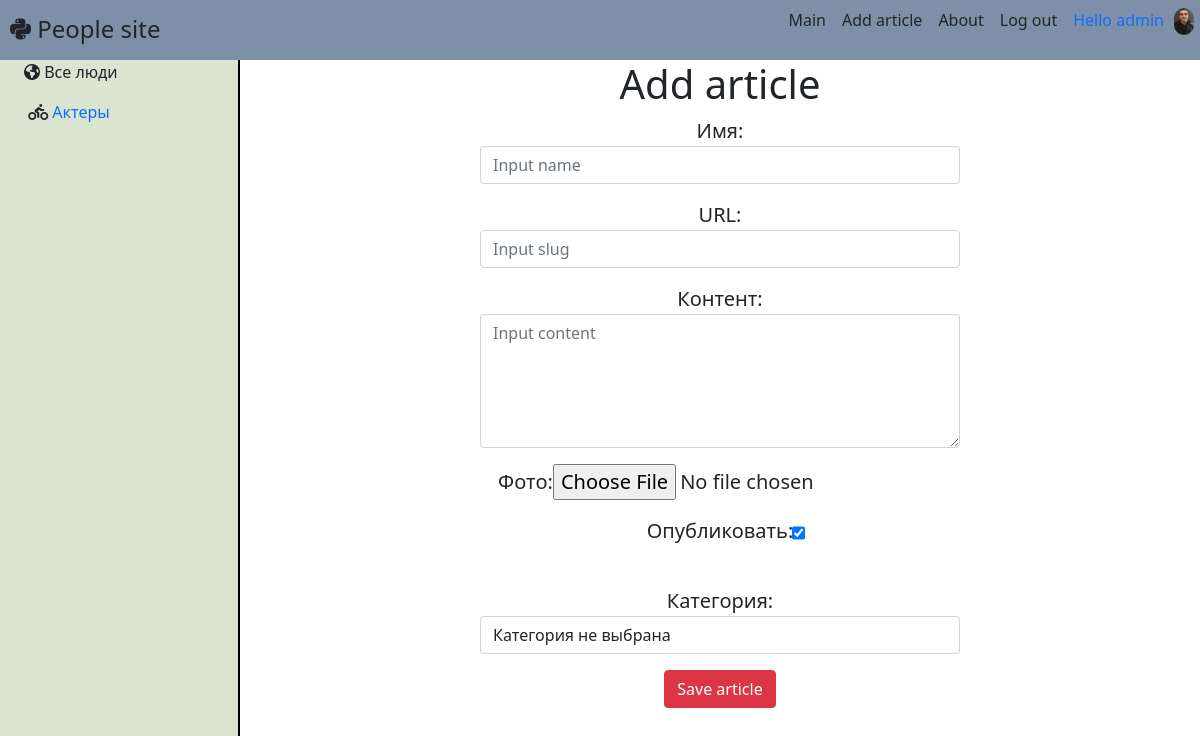
/add_article/ (signed in), run on the app's committed database.
### people/models.py (models this page shows, shortened)
class Category(models.Model):
    name = models.CharField(max_length=50, db_index=True, verbose_name='Название')
    slug = models.SlugField(max_length=50, unique=True, db_index=True, verbose_name='URL')
    logo = models.CharField(max_length=255, verbose_name='logo', null=True)
    def get_absolute_url(self):
        return reverse('category', kwargs={'cat_slug': self.slug})
    def get_html_logo(self):
        return mark_safe(f'{self.logo}')
    def __str__(self):
        return self.name
    class Meta:
        verbose_name = 'category'
        verbose_name_plural = 'categories'
        ordering = ['name']

class CustomUser(AbstractUser):
    photo = models.ImageField(upload_to='photos/%Y/%m/%d/', verbose_name='Фото', null=True)
    slug = models.SlugField(max_length=50, unique=True, db_index=True, verbose_name='URL', null=True)
    context = models.TextField(verbose_name='Краткая информация', null=True)
    birthday = models.DateTimeField(verbose_name='Время создания', null=True)
    class Meta:
        verbose_name = 'User'
        verbose_name_plural = 'Users'
    def get_absolute_url(self):
        return reverse('user_detail', kwargs={'user_slug': self.slug})

### people/views.py (the view)
# urls.py: path('add_article/', PeopleCreateView.as_view(), name='add_article'),
class PeopleCreateView(LoginRequiredMixin, DataMixin, CreateView):
    form_class = PeopleForm
    template_name = 'people/add_article.html'
    success_url = reverse_lazy('main')
    login_url = '/admin/'   # это относится к LoginRequiredMixin, если нет авторизании то идет перенаправление
    def get_context_data(self, **kwargs):
        context = super().get_context_data(**kwargs)
        c_def = self.get_user_context(title='Add article')
        return dict(list(context.items()) + list(c_def.items()))

### people/forms.py (shortened to what this page needs)
class PeopleForm(ModelForm):
    def __init__(self, *args, **kwargs):
        super().__init__(*args, **kwargs)
        self.fields['cat'].empty_label = 'Категория не выбрана'
    class Meta:
        model = People
        fields = '__all__'
        widgets = {
            'title': TextInput(attrs={
                'class': 'form-control',
                'placeholder': 'Input name'
            }),
            'slug': TextInput(attrs={
                'class': 'form-control',
                'placeholder': 'Input slug'
            }),
            'content': Textarea(attrs={
                'class': 'form-control',
                'placeholder': 'Input content',
                'rows': '5',
                'cols': '45'
            }),
            'photo': FileInput(attrs={
                'type': 'file',
                'accept': 'image/*'
            }),
            'cat': Select(attrs={
                'class': 'form-control',
            }),
            'is_published': CheckboxInput(attrs={
                'class': 'form-check'
            })
        }

### people/templatetags/people_tags.py (called while the page is built)
@register.inclusion_tag('people/list_categories.html')
def show_categories(sort=None, is_selected=0):
    if not sort:
        cats = Category.objects.all()
        cats = cats.annotate(Count('people'))
    else:
        cats = Category.objects.order_by(sort)
        cats = cats.annotate(Count('people'))
    return {'cats': cats, 'is_selected': is_selected}

### people/utils.py (called while the page is built)
    def get_user_context(self, **kwargs):
        context = kwargs
        user_menu = menu.copy()
        if not self.request.user.is_authenticated:
            user_menu.pop(1)
        context['menu'] = user_menu
        if 'is_selected' not in context:
            context['is_selected'] = 0
        return context

### people/templates/people/add_article.html (shortened to what this page needs)
{% extends 'people/base.html' %}
{% block main %}
<h1>Add article</h1>
<form method="post" enctype="multipart/form-data">
    <div class="add-post">
        {% for el in form %}
        <p><label for="{{el.id_for_label}}">{{ el.label }}:</label>{{ el }}</p>
        {% endfor %}
    </div>
        <button class="btn btn-danger" type="submit">Save article</button>
</form>
{% endblock %}

### people/templates/people/base.html (shortened to what this page needs)
{% load static %}
{% load people_tags %}
<!DOCTYPE html>
<html lang="en">
<head>
    <link rel="stylesheet" href="{% static 'people/css/style.css' %}">
    <link rel="stylesheet" href="https://cdn.jsdelivr.net/npm/bootstrap@5.1.3/dist/css/bootstrap.min.css">
    </head>
<body>
<aside>
    {% show_categories 'name' is_selected %}
</aside>
<header>
    <div class="d-flex flex-column flex-md-row align-items-center mb-4">
      <a href="{% url 'main' %}" class="d-flex align-items-center text-dark text-decoration-none">
        <span class="fs-4"><i class="fa-brands fa-python"></i>  People site</span>
      </a>
      <nav class="d-inline-flex mt-2 mt-md-0 ms-md-auto">
          {% for el in menu %}
                <a class="me-3 py-2 text-dark text-decoration-none" href="{% url el.url_name %}">{{ el.title }}</a>
          {% endfor %}
          {% if not request.user.is_authenticated %}
                <a class="me-3 py-2 text-dark text-decoration-none" href="{% url 'sign_in' %}">Sign in</a>
                <a class="me-3 py-2 text-dark text-decoration-none" href="{% url 'register' %}">Register</a>
          {% else %}
                <a class="me-3 py-2 text-dark text-decoration-none" href="{% url 'logout' %}">Log out</a>
                <p class="me-3 py-2 text-dark text-decoration-none"><span class="color-username">
                    {% if user.photo %}<img id="user_photo" src="{{ user.photo.url }}" align="right">{% endif %}
                    <a href="{{ user.get_absolute_url }}">Hello {{ user.username }}</a></span>
                </p>
          {% endif %}
      </nav>
    </div>
</header>
<div class="home">
    <main>
        {% block main %}
        {% endblock %}
    </main>
</div>
</body>
</html>

### people/templates/people/list_categories.html
{% if is_selected == 0 %}
    <p><i class="fas fa-globe-americas"></i> Все люди</p>
{% else %}
    <p><i class="fas fa-globe-americas"></i><a href="{% url 'main' %}"> Все люди</a></p>
{% endif %}
<ul>
{% for el in cats %}
    {% if el.people__count > 0 %}
        {% if el.pk == is_selected %}
            <li>{{ el.get_html_logo }} {{ el.name }}</li>
        {% else %}
            <li>{{ el.get_html_logo }}<a href="{{ el.get_absolute_url }}"> {{ el.name }}</a></li>
        {% endif %}
    {% endif %}
{% endfor %}
</ul>

### people/static/people/css/style.css (style rules this page uses)
.home { height: 100%; background-color: white; }
aside { background-color: #DBE4D1; padding-top: 5%; padding-left: 2%; height: 100%; position: fixed; width: 20%; border-right: 2px solid black; }
.add-post { width: 50%; margin-left: 25%; }
.form-check { position: relative; left: 65%; top: -25px; }
body aside ul { list-style: none; position: relative; right: 13%; }
ul { list-style: none; }
body a { text-decoration: none; }
header { position: fixed; height: 7.5%; background-color: #7E90A8; width: 100%; }
main { padding-top: 5%; width: 80%; margin-left: 20%; font-size: 20px; text-align: center; float: top; }
.fs-4 { margin-left: 10px; }
.color-username { color: green; }
#user_photo { position: relative; left: 10px; width: 20px; border-radius: 10px; }

### data on the page
Category: name "Актеры"
CustomUser: photo (picture), username "admin"

### other printed values
{{ el.title }} "Main" "Add article" "About"
{{ el.label }} "Имя" "URL" "Контент" "Фото" "Опубликовать" "Категория"
